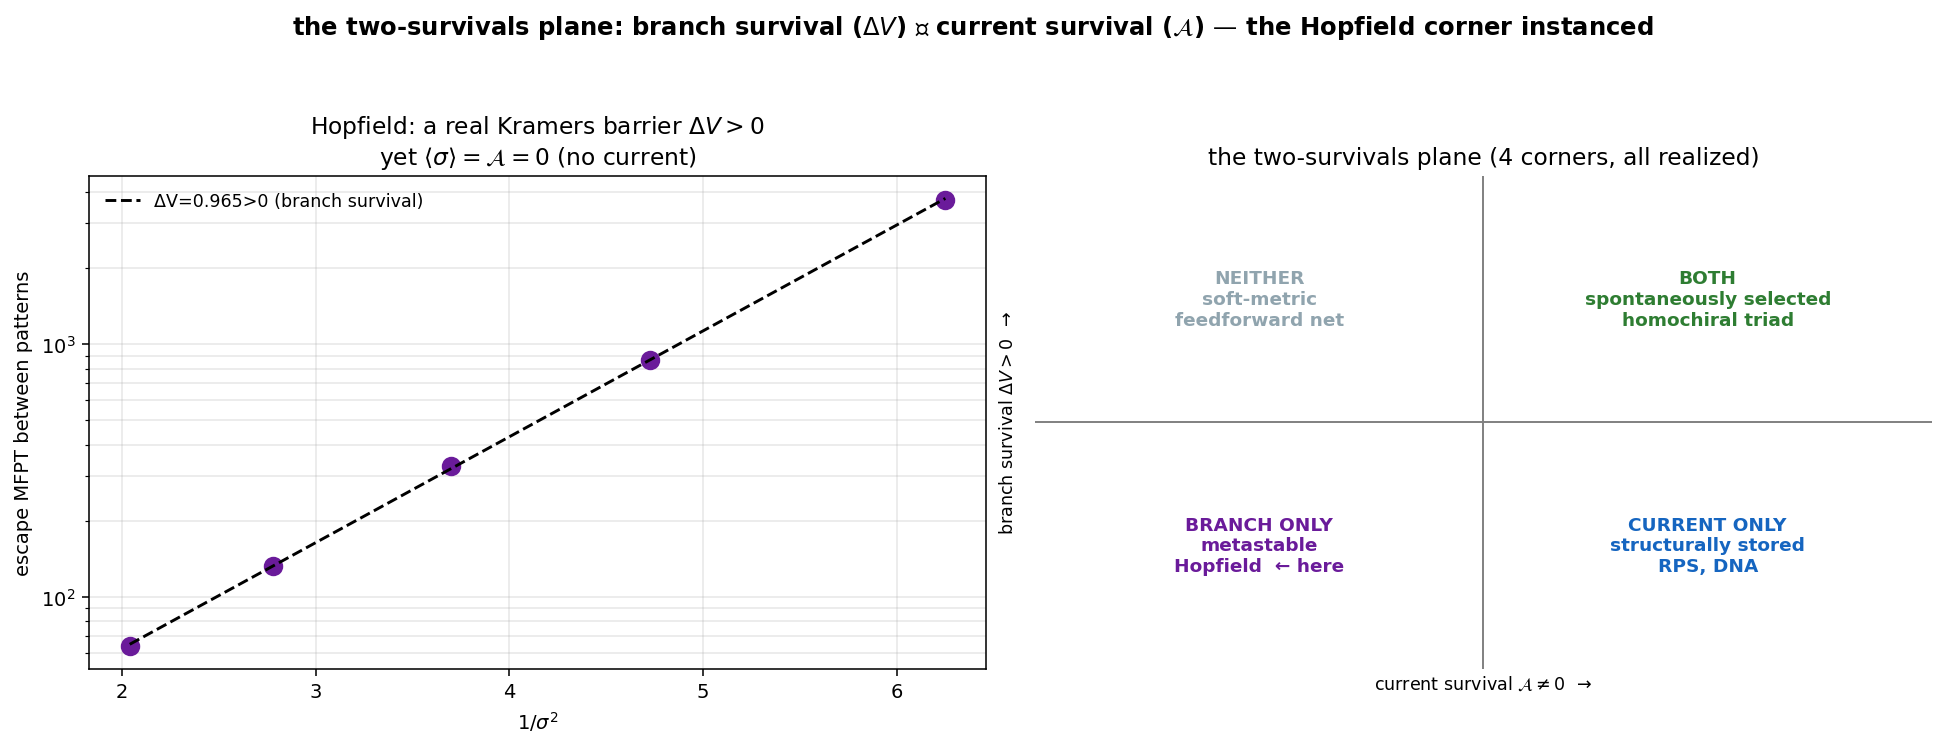

The script that saved this image:
r"""hopfield_corner.py -- instancing the fourth corner of the two-survivals plane:
BRANCH SURVIVAL WITHOUT CURRENT SURVIVAL (ΔV > 0, 𝒜 = 0).

A symmetric-coupling attractor net (Hopfield class) relaxes by gradient / detailed-balance descent
to fixed points: it has basins (a Kramers barrier ΔV between stored patterns → branch survival) but
no protected current (symmetric Jacobian → real spectrum, entropy production ⟨σ⟩ = 0, 𝒜 = 0 → no
current survival). This is the metastable corner — the mirror of the bare RPS triad (current
without branch survival).

2-neuron symmetric Hopfield:  ẋ_i = −x_i + w·tanh(x_{j≠i}),  W = [[0,w],[w,0]] symmetric, w>1
bistable. Two attractors (±x*, ±x*); order parameter m = (x_1+x_2)/2. The affinity/entropy-production
machinery is the same validated rotational-OU frame used for the homochiral/RPS cells.
"""
from __future__ import annotations
import sys
from pathlib import Path
import numpy as np
try:
    sys.stdout.reconfigure(encoding="utf-8")
except (AttributeError, ValueError):
    pass
import matplotlib
matplotlib.use("Agg")
import matplotlib.pyplot as plt

W = 1.6                                   # symmetric coupling, >1 for bistability
OUT = Path(__file__).resolve().parent


def field_many(X):                        # X: (n,2);  ẋ_i = −x_i + w·tanh(x_{other})
    return -X + W * np.tanh(X[:, ::-1])


def field_one(x):
    return field_many(x[None, :])[0]


def settle(x0, T=400.0, dt=0.02):
    x = x0.copy()
    for _ in range(int(T / dt)):
        x = x + field_one(x) * dt
    return x


def jacobian(x):
    s = 1.0 / np.cosh(x) ** 2              # sech²
    return np.array([[-1.0, W * s[1]], [W * s[0], -1.0]])


def lyap(B, twoD):
    n = B.shape[0]
    K = np.kron(B, np.eye(n)) + np.kron(np.eye(n), B)
    return np.linalg.solve(K, -twoD.flatten()).reshape(n, n)


def entropy_production(J, d):
    """⟨σ⟩ = Tr[ΩSΩᵀ]/d with Ω = J + dS⁻¹ (irreversible drift). Vanishes for a gradient (symmetric) J."""
    S = lyap(J, 2 * d * np.eye(2))
    Om = J + d * np.linalg.inv(S)
    return float(np.trace(Om @ S @ Om.T) / d)


def escape_mfpt(xstar, sigma, n=600, T=3000.0, dt=0.02, seed=0):
    rng = np.random.default_rng(seed)
    X = np.repeat(xstar[None, :], n, 0).copy()
    m0 = float(xstar.mean()); home = np.sign(m0)
    nsteps = int(T / dt); sq = np.sqrt(dt)
    flipped = np.zeros(n, bool); tflip = np.full(n, np.nan)
    for k in range(nsteps):
        X = X + field_many(X) * dt + sigma * rng.standard_normal((n, 2)) * sq
        m = X.mean(1)
        nb = (~flipped) & (home * m < -0.5 * abs(m0))
        tflip[nb] = k * dt; flipped[nb] = True
    resid = np.where(flipped, tflip, T).sum(); nf = int(flipped.sum())
    return (resid / nf if nf > 0 else np.nan), nf


def main():
    print("=" * 80)
    print("HOPFIELD CORNER -- branch survival WITHOUT current survival (ΔV>0, 𝒜=0)")
    print("=" * 80)
    xstar = settle(np.array([1.0, 1.0]))
    print(f"symmetric attractor net (w={W}): attractor x* = {np.array2string(xstar, precision=3)}, "
          f"m* = {xstar.mean():+.3f}  (mirror attractor at −x*)\n")

    # ---- no current survival: symmetric Jacobian -> real spectrum, ⟨σ⟩ = 0 ----
    J = jacobian(xstar)
    ev = np.linalg.eigvals(J)
    print("[no current survival]")
    print(f"   Jacobian symmetric? max|J−Jᵀ| = {np.max(np.abs(J - J.T)):.2e}")
    print(f"   eigenvalues = {np.array2string(ev, precision=3)}  -> max|Im| = {np.max(np.abs(ev.imag)):.2e} "
          f"(real => no rotation)")
    for d in (0.01, 0.02, 0.04):
        sig = entropy_production(J, d)
        print(f"   d=σ²={d:.3f}: entropy production ⟨σ⟩ = {sig:.2e}  -> 𝒜 = 0 (detailed balance, no current)")

    # ---- branch survival: Kramers barrier ΔV between the two patterns ----
    print("\n[branch survival]  noise-driven escape between the two patterns (Kramers):")
    sigmas = np.array([0.40, 0.46, 0.52, 0.60, 0.70])
    mfpts, used = [], []
    for s in sigmas:
        mfpt, nf = escape_mfpt(xstar, s, seed=3)
        tag = f"{mfpt:8.1f}" if mfpt == mfpt else "    --"
        print(f"   σ={s:.2f}: flips={nf:4d}/600  MFPT={tag}")
        if mfpt == mfpt and mfpt > 0:
            mfpts.append(mfpt); used.append(s)
    used = np.array(used); mfpts = np.array(mfpts)
    dV = float('nan')
    if len(used) >= 2:
        slope, _ = np.polyfit(1.0 / used ** 2, np.log(mfpts), 1)
        dV = slope
        print(f"   Kramers slope d(ln MFPT)/d(1/σ²) = ΔV = {dV:.4f} > 0  -> branch survival present")

    print("\n" + "-" * 80)
    ok = (np.max(np.abs(ev.imag)) < 1e-9 and abs(entropy_production(J, 0.02)) < 1e-9 and dV > 0)
    if ok:
        print("  => FOURTH CORNER INSTANCED. A symmetric attractor net has a finite basin-escape barrier")
        print(f"     ΔV≈{dV:.3f} (branch survival) and exactly zero current (⟨σ⟩=𝒜=0, real spectrum): it")
        print("     occupies a basin and resists escape, yet does not circulate. Branch survival and")
        print("     current survival are independent — the Hopfield corner is the mirror of bare RPS.")
    else:
        print("  => corner not cleanly instanced; inspect the numbers.")
    print("-" * 80)

    figure(used, mfpts, dV)


def figure(used, mfpts, dV):
    fig, ax = plt.subplots(1, 2, figsize=(14, 5.4), dpi=140)

    a0 = ax[0]
    if len(used) >= 2:
        x = 1.0 / used ** 2
        a0.semilogy(x, mfpts, "o", ms=9, color="#6a1b9a")
        xf = np.linspace(x.min(), x.max(), 40)
        sl, ic = np.polyfit(x, np.log(mfpts), 1)
        a0.semilogy(xf, np.exp(ic + sl * xf), "k--", lw=1.5, label=f"ΔV={sl:.3f}>0 (branch survival)")
    a0.set_xlabel(r"$1/\sigma^2$"); a0.set_ylabel("escape MFPT between patterns")
    a0.set_title("Hopfield: a real Kramers barrier $\\Delta V>0$\n"
                 "yet $\\langle\\sigma\\rangle=\\mathcal{A}=0$ (no current)")
    a0.legend(fontsize=9, frameon=False); a0.grid(alpha=0.3, which="both")

    a1 = ax[1]; a1.axis("off")
    a1.set_xlim(0, 2); a1.set_ylim(0, 2)
    a1.plot([1, 1], [0, 2], color="gray", lw=1); a1.plot([0, 2], [1, 1], color="gray", lw=1)
    cells = [(0.5, 1.5, "NEITHER\nsoft-metric\nfeedforward net", "#90a4ae"),
             (1.5, 1.5, "BOTH\nspontaneously selected\nhomochiral triad", "#2e7d32"),
             (0.5, 0.5, "BRANCH ONLY\nmetastable\nHopfield  ← here", "#6a1b9a"),
             (1.5, 0.5, "CURRENT ONLY\nstructurally stored\nRPS, DNA", "#1565c0")]
    for cx, cy, t, c in cells:
        a1.text(cx, cy, t, ha="center", va="center", fontsize=9.5, color=c, weight="bold")
    a1.text(1, -0.08, r"current survival $\mathcal{A}\neq0$  →", ha="center", fontsize=9)
    a1.text(-0.08, 1, r"branch survival $\Delta V>0$  →", va="center", rotation=90, fontsize=9)
    a1.set_title("the two-survivals plane (4 corners, all realized)")

    fig.suptitle("the two-survivals plane: branch survival ($\\Delta V$) ⟂ current survival ($\\mathcal{A}$) "
                 "— the Hopfield corner instanced", fontsize=12.5, weight="bold")
    fig.tight_layout(rect=(0, 0, 1, 0.94))
    path = OUT / "hopfield_corner.png"
    fig.savefig(path, bbox_inches="tight"); plt.close(fig)
    print(f"\nfigure: {path}")


if __name__ == "__main__":
    main()
